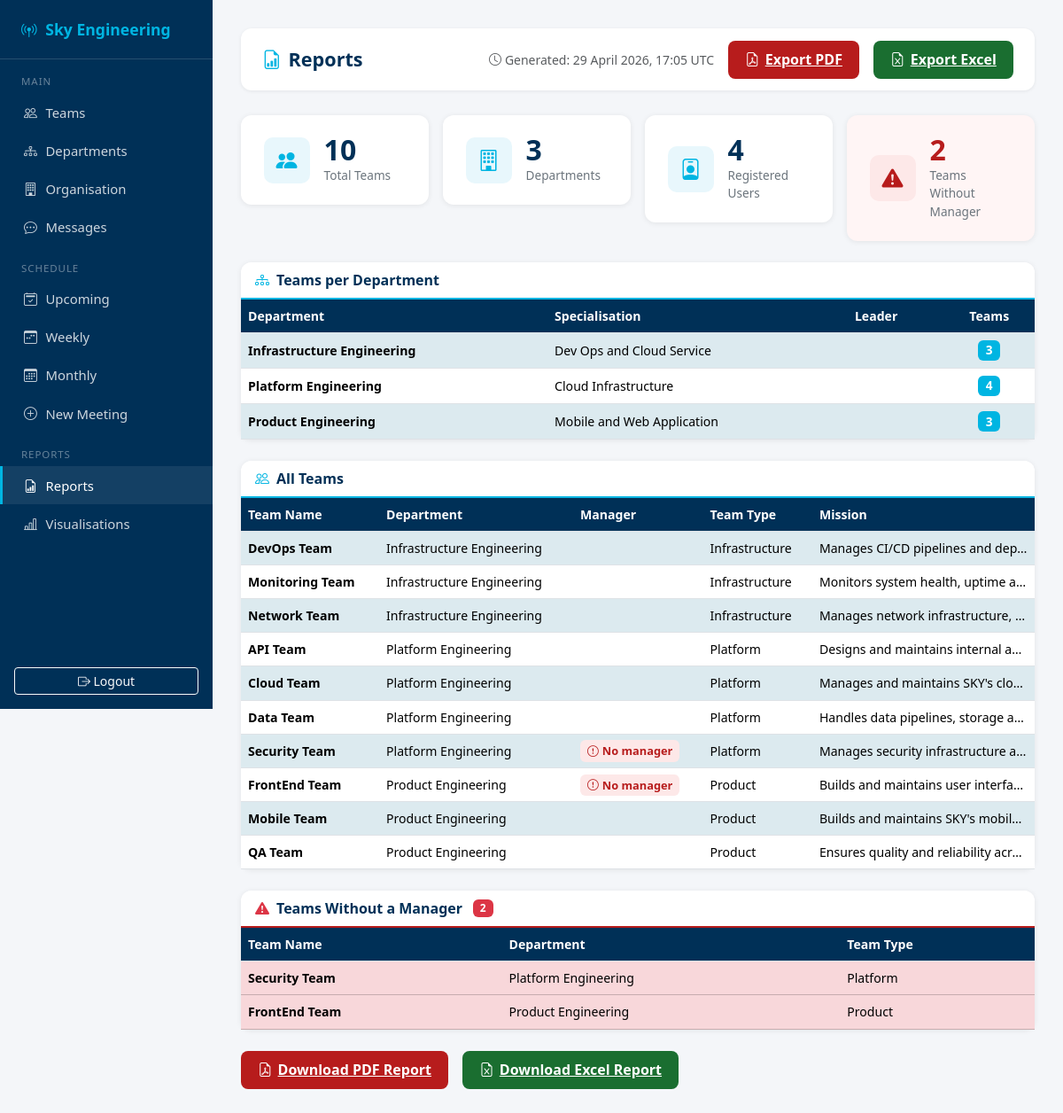
/reports/ (signed in), run on the app's committed database.
### organisation/models.py (models this page shows, shortened)
class Department(models.Model):
    name = models.CharField(max_length=200)
    specialisation = models.CharField(max_length=200)
    leader = models.ForeignKey(User, on_delete=models.SET_NULL, null=True, blank=True)

class Team(models.Model):
    name = models.CharField(max_length=200)
    department = models.ForeignKey(Department, on_delete=models.CASCADE)
    team_type = models.ForeignKey(TeamType, on_delete=models.SET_NULL, null=True, blank=True)
    mission = models.TextField(blank=True)
    manager = models.ForeignKey(User, on_delete=models.SET_NULL, null=True, blank=True)

class TeamType(models.Model):
    name = models.CharField(max_length=100)

### reports/views.py (the view)
# urls.py: path('',           views.reports_home, name='home'),
@login_required
def reports_home(request):
    data = _collect_report_data()
    return render(request, 'reports/reports_home.html', data)

### reports/templates/reports/reports_home.html (shortened to what this page needs)
{% load static %}
<!DOCTYPE html>
<html lang="en">
<head>
  <link href="https://cdn.jsdelivr.net/npm/bootstrap@5.3.2/dist/css/bootstrap.min.css" rel="stylesheet">
  <link href="https://cdn.jsdelivr.net/npm/bootstrap-icons@1.11.3/font/bootstrap-icons.css" rel="stylesheet">
</head>
<body>
<nav class="sidebar">
  <a href="/" class="brand">
    <i class="bi bi-broadcast-pin"></i> Sky Engineering
  </a>
  <span class="nav-section">Main</span>
  <a href="/teams/"        class="nav-link"><i class="bi bi-people"></i> Teams</a>
  <a href="/departments/"  class="nav-link"><i class="bi bi-diagram-3"></i> Departments</a>
  <a href="/organisation/" class="nav-link"><i class="bi bi-building"></i> Organisation</a>
  <a href="/messages/"     class="nav-link"><i class="bi bi-chat-dots"></i> Messages</a>
  <span class="nav-section">Schedule</span>
  <a href="/schedule/"     class="nav-link"><i class="bi bi-calendar2-check"></i> Upcoming</a>
  <a href="/schedule/weekly/"  class="nav-link"><i class="bi bi-calendar3-week"></i> Weekly</a>
  <a href="/schedule/monthly/" class="nav-link"><i class="bi bi-calendar3"></i> Monthly</a>
  <a href="/schedule/create/"  class="nav-link"><i class="bi bi-plus-circle"></i> New Meeting</a>
  <span class="nav-section">Reports</span>
  <a href="/reports/" class="nav-link active"><i class="bi bi-file-earmark-bar-graph"></i> Reports</a>
  <a href="/visualisations/" class="nav-link"><i class="bi bi-bar-chart-line"></i> Visualisations</a>
  <div class="mt-auto p-3">
    <form method="post" action="/accounts/logout/">
      <button type="submit" class="btn btn-sm btn-outline-light w-100">
        <i class="bi bi-box-arrow-right"></i> Logout
      </button>
    </form>
  </div>
</nav>
<div class="main-content">
  <div class="top-bar">
    <h1><i class="bi bi-file-earmark-bar-graph me-2" style="color:var(--sky-blue)"></i>Reports</h1>
    <div class="d-flex align-items-center gap-3">
      <small class="text-muted"><i class="bi bi-clock me-1"></i>Generated: {{ generated_at }}</small>
      <a href="{% url 'reports:export_pdf' %}" class="btn-export-pdf">
        <i class="bi bi-file-earmark-pdf"></i> Export PDF
      </a>
      <a href="{% url 'reports:export_excel' %}" class="btn-export-excel">
        <i class="bi bi-file-earmark-excel"></i> Export Excel
      </a>
    </div>
  </div>
  <div class="row g-3 mb-4">
    <div class="col-md-3">
      <div class="kpi-card kpi-blue">
        <div class="icon-wrap"><i class="bi bi-people-fill"></i></div>
        <div>
          <div class="value">{{ total_teams }}</div>
          <div class="label">Total Teams</div>
        </div>
      </div>
    </div>
    <div class="col-md-3">
      <div class="kpi-card kpi-blue">
        <div class="icon-wrap"><i class="bi bi-building"></i></div>
        <div>
          <div class="value">{{ total_departments }}</div>
          <div class="label">Departments</div>
        </div>
      </div>
    </div>
    <div class="col-md-3">
      <div class="kpi-card kpi-blue">
        <div class="icon-wrap"><i class="bi bi-person-badge"></i></div>
        <div>
          <div class="value">{{ total_users }}</div>
          <div class="label">Registered Users</div>
        </div>
      </div>
    </div>
    <div class="col-md-3">
      <div class="kpi-card kpi-red">
        <div class="icon-wrap"><i class="bi bi-exclamation-triangle-fill"></i></div>
        <div>
          <div class="value">{{ no_manager_count }}</div>
          <div class="label">Teams Without Manager</div>
        </div>
      </div>
    </div>
  </div>
  <div class="card mb-4">
    <div class="card-header d-flex align-items-center gap-2">
      <i class="bi bi-diagram-3" style="color:var(--sky-blue)"></i> Teams per Department
    </div>
    <div class="card-body p-0">
      <div class="table-responsive">
        <table class="table table-striped table-hover mb-0">
          <thead>
            <tr>
              <th>Department</th>
              <th>Specialisation</th>
              <th>Leader</th>
              <th class="text-center">Teams</th>
            </tr>
          </thead>
          <tbody>
            {% for d in dept_summary %}
            <tr>
              <td><strong>{{ d.name }}</strong></td>
              <td>{{ d.specialisation }}</td>
              <td>{{ d.leader }}</td>
              <td class="text-center">
                <span class="badge" style="background:var(--sky-blue);color:#fff;font-size:.85rem">{{ d.team_count }}</span>
              </td>
            </tr>
            {% empty %}
            <tr><td colspan="4" class="text-center text-muted py-4">No departments found.</td></tr>
            {% endfor %}
          </tbody>
        </table>
      </div>
    </div>
  </div>
  <div class="card mb-4">
    <div class="card-header d-flex align-items-center gap-2">
      <i class="bi bi-people" style="color:var(--sky-blue)"></i> All Teams
    </div>
    <div class="card-body p-0">
      <div class="table-responsive">
        <table class="table table-striped table-hover mb-0">
          <thead>
            <tr>
              <th>Team Name</th>
              <th>Department</th>
              <th>Manager</th>
              <th>Team Type</th>
              <th>Mission</th>
            </tr>
          </thead>
          <tbody>
            {% for t in team_list %}
            <tr>
              <td><strong>{{ t.name }}</strong></td>
              <td>{{ t.department }}</td>
              <td>
                {% if t.manager == '—' %}
                  <span class="badge-no-manager"><i class="bi bi-exclamation-circle me-1"></i>No manager</span>
                {% else %}
                  {{ t.manager }}
                {% endif %}
              </td>
              <td>{{ t.team_type }}</td>
              <td class="text-truncate" style="max-width:220px" title="{{ t.mission }}">{{ t.mission }}</td>
            </tr>
            {% empty %}
            <tr><td colspan="5" class="text-center text-muted py-4">No teams found.</td></tr>
            {% endfor %}
          </tbody>
        </table>
      </div>
    </div>
  </div>
  <div class="card mb-4">
    <div class="card-header d-flex align-items-center gap-2" style="border-bottom-color:#b71c1c">
      <i class="bi bi-exclamation-triangle-fill text-danger"></i> Teams Without a Manager
      {% if no_manager_count %}
        <span class="badge bg-danger ms-1">{{ no_manager_count }}</span>
      {% endif %}
    </div>
    <div class="card-body p-0">
      {% if no_manager_list %}
      <div class="table-responsive">
        <table class="table table-hover mb-0">
          <thead>
            <tr>
              <th>Team Name</th>
              <th>Department</th>
              <th>Team Type</th>
            </tr>
          </thead>
          <tbody>
            {% for t in no_manager_list %}
            <tr class="table-danger">
              <td><strong>{{ t.name }}</strong></td>
              <td>{{ t.department }}</td>
              <td>{{ t.team_type }}</td>
            </tr>
            {% endfor %}
          </tbody>
        </table>
      </div>
      {% else %}
      <div class="py-4 text-center text-success">
        <i class="bi bi-check-circle-fill fs-4 me-2"></i>
        <strong>All teams have an assigned manager.</strong>
      </div>
      {% endif %}
    </div>
  </div>
  <div class="d-flex gap-3 mt-2">
    <a href="{% url 'reports:export_pdf' %}" class="btn-export-pdf">
      <i class="bi bi-file-earmark-pdf"></i> Download PDF Report
    </a>
    <a href="{% url 'reports:export_excel' %}" class="btn-export-excel">
      <i class="bi bi-file-earmark-excel"></i> Download Excel Report
    </a>
  </div>
</div>
</body>
</html>

### reports/templates/reports/reports_home.html (style rules this page uses)
:root { --sky-blue: #00b5e2; --sky-dark: #003057; --sky-light: #e8f7fc; --sidebar-w: 240px; }
body { background: #f4f6f9; font-family: 'Segoe UI', sans-serif; }
.sidebar { width: var(--sidebar-w); min-height: 100vh; background: var(--sky-dark); color: #fff; position: fixed; top: 0; left: 0; display: flex; flex-direction: column; z-index: 100; }
.sidebar .brand { padding: 1.25rem 1.5rem; font-size: 1.1rem; font-weight: 700; border-bottom: 1px solid rgba(255,255,255,.15); display: flex; align-items: center; gap: .6rem; color: var(--sky-blue); text-decoration: none; }
.sidebar .nav-link { color: rgba(255,255,255,.8); padding: .65rem 1.5rem; font-size: .93rem; display: flex; align-items: center; gap: .6rem; transition: background .15s, color .15s; border-left: 3px solid transparent; }
.sidebar .nav-link:hover, .sidebar .nav-link.active { background: rgba(255,255,255,.08); color: #fff; border-left-color: var(--sky-blue); }
.sidebar .nav-section { font-size: .72rem; text-transform: uppercase; letter-spacing: .08em; color: rgba(255,255,255,.4); padding: 1rem 1.5rem .3rem; }
.main-content { margin-left: var(--sidebar-w); padding: 2rem; min-height: 100vh; }
.top-bar { background: #fff; border-radius: 12px; padding: .85rem 1.5rem; margin-bottom: 1.75rem; display: flex; align-items: center; justify-content: space-between; box-shadow: 0 1px 4px rgba(0,0,0,.07); }
.top-bar h1 { font-size: 1.35rem; font-weight: 700; color: var(--sky-dark); margin: 0; }
.card { border: none; border-radius: 12px; box-shadow: 0 1px 6px rgba(0,0,0,.08); }
.card-header { background: #fff; border-bottom: 2px solid var(--sky-blue); border-radius: 12px 12px 0 0 !important; font-weight: 600; color: var(--sky-dark); }
.kpi-card { border-radius: 12px; padding: 1.4rem 1.6rem; display: flex; align-items: center; gap: 1rem; box-shadow: 0 1px 6px rgba(0,0,0,.08); }
.kpi-card .icon-wrap { width: 52px; height: 52px; border-radius: 10px; display: flex; align-items: center; justify-content: center; font-size: 1.5rem; flex-shrink: 0; }
.kpi-card .value { font-size: 2rem; font-weight: 700; line-height: 1; }
.kpi-card .label { font-size: .85rem; color: #6c757d; margin-top: .2rem; }
.kpi-blue { background: #fff; }
.kpi-blue .icon-wrap { background: var(--sky-light); color: var(--sky-blue); }
.kpi-blue .value { color: var(--sky-dark); }
.kpi-red { background: #fff5f5; }
.kpi-red .icon-wrap { background: #fde8e8; color: #b71c1c; }
.kpi-red .value { color: #b71c1c; }
.btn-export-pdf { background: #b71c1c; color: #fff; border: none; border-radius: 8px; padding: .6rem 1.2rem; font-weight: 600; display: inline-flex; align-items: center; gap: .4rem; transition: background .15s; }
.btn-export-excel { background: #1a6e30; color: #fff; border: none; border-radius: 8px; padding: .6rem 1.2rem; font-weight: 600; display: inline-flex; align-items: center; gap: .4rem; transition: background .15s; }
.table thead th { background: var(--sky-dark); color: #fff; font-weight: 600; font-size: .88rem; }
.table-striped>tbody>tr:nth-of-type(odd)>* { background-color: var(--sky-light); }
.table td { font-size: .88rem; vertical-align: middle; }
.badge-no-manager { background: #fde8e8; color: #b71c1c; font-size: .8rem; font-weight: 600; border-radius: 6px; padding: .2rem .5rem; }

### data on the page
Department: name "Infrastructure Engineering", specialisation "Dev Ops and Cloud Service", department "Infrastructure Engineering" "Infrastructure Engineering" "Infrastructure Engineering"
Department: name "Platform Engineering", specialisation "Cloud Infrastructure", department "Platform Engineering" "Platform Engineering" "Platform Engineering" "Platform Engineering", department "Platform Engineering"
Department: name "Product Engineering", specialisation "Mobile and Web Application", department "Product Engineering" "Product Engineering" "Product Engineering", department "Product Engineering"
Team: name "DevOps Team", mission "Manages CI/CD pipelines and dep…"
TeamType: team_type "Infrastructure" "Infrastructure" "Infrastructure"
Team: name "Monitoring Team", mission "Monitors system health, uptime a…"
Team: name "Network Team", mission "Manages network infrastructure,…"
Team: name "API Team", mission "Designs and maintains internal a…"
TeamType: team_type "Platform" "Platform" "Platform" "Platform", team_type "Platform"
Team: name "Cloud Team", mission "Manages and maintains SKY's clo…"
Team: name "Data Team", mission "Handles data pipelines, storage a…"
Team: name "Security Team", mission "Manages security infrastructure a…", name "Security Team"
Team: name "FrontEnd Team", mission "Builds and maintains user interfa…", name "FrontEnd Team"
TeamType: team_type "Product" "Product" "Product", team_type "Product"
Team: name "Mobile Team", mission "Builds and maintains SKY's mobil…"
Team: name "QA Team", mission "Ensures quality and reliability acr…"

### other printed values
{{ total_teams }} "10"
{{ total_departments }} "3"
{{ total_users }} "4"
{{ no_manager_count }} "2"
{{ d.team_count }} "3" "4" "3"
